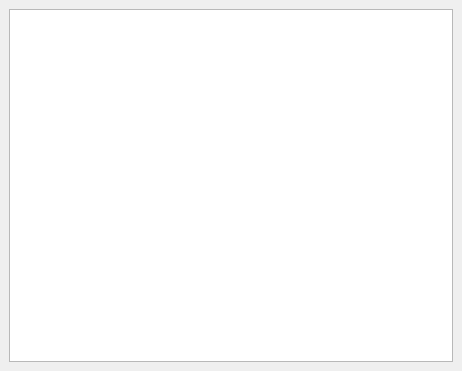
<?xml version="1.0" encoding="UTF-8"?>
<ui version="4.0">
 <class>MainWindow</class>
 <widget class="QMainWindow" name="MainWindow">
  <property name="geometry">
   <rect>
    <x>0</x>
    <y>0</y>
    <width>462</width>
    <height>371</height>
   </rect>
  </property>
  <property name="windowTitle">
   <string>MainWindow</string>
  </property>
  <widget class="QWidget" name="centralwidget">
   <layout class="QVBoxLayout" name="verticalLayout">
    <item>
     <widget class="QListWidget" name="listWidget"/>
    </item>
   </layout>
  </widget>
 </widget>
 <resources/>
 <connections/>
</ui>
